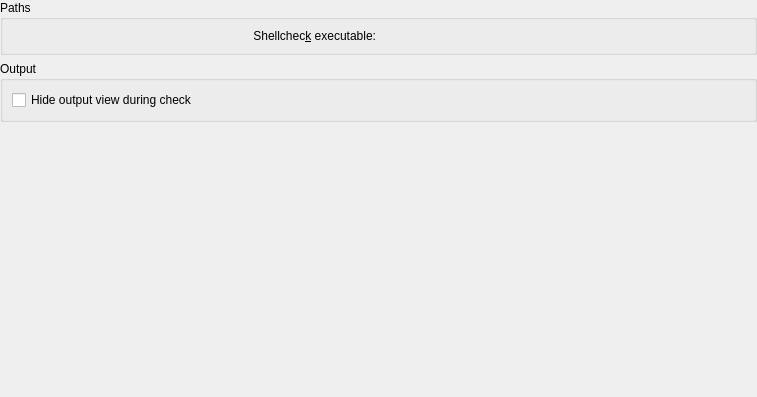
<?xml version="1.0" encoding="UTF-8"?>
<ui version="4.0">
 <class>shellcheck::GlobalConfigPage</class>
 <widget class="QWidget" name="shellcheck::GlobalConfigPage">
  <property name="geometry">
   <rect>
    <x>0</x>
    <y>0</y>
    <width>757</width>
    <height>397</height>
   </rect>
  </property>
  <layout class="QVBoxLayout" name="verticalLayout_2">
   <property name="margin">
    <number>0</number>
   </property>
   <item>
    <widget class="QGroupBox" name="pathsGroupBox">
     <property name="title">
      <string comment="@title:group">Paths</string>
     </property>
     <layout class="QHBoxLayout" name="horizontalLayout">
      <item>
       <widget class="QLabel" name="shellcheckLabel">
        <property name="text">
         <string comment="@label:chooser">Shellchec&amp;k executable:</string>
        </property>
        <property name="alignment">
         <set>Qt::AlignRight|Qt::AlignTrailing|Qt::AlignVCenter</set>
        </property>
        <property name="buddy">
         <cstring>kcfg_executablePath</cstring>
        </property>
       </widget>
      </item>
      <item>
       <widget class="KUrlRequester" name="kcfg_executablePath"/>
      </item>
     </layout>
    </widget>
   </item>
   <item>
    <widget class="QGroupBox" name="outputGroupBox">
     <property name="title">
      <string comment="@title:group">Output</string>
     </property>
     <layout class="QVBoxLayout" name="verticalLayout">
      <item>
       <widget class="QCheckBox" name="kcfg_hideOutputView">
        <property name="text">
         <string comment="@option:check">Hide output view during check</string>
        </property>
       </widget>
      </item>
     </layout>
    </widget>
   </item>
   <item>
    <spacer name="verticalSpacer">
     <property name="orientation">
      <enum>Qt::Vertical</enum>
     </property>
     <property name="sizeHint" stdset="0">
      <size>
       <width>20</width>
       <height>149</height>
      </size>
     </property>
    </spacer>
   </item>
  </layout>
 </widget>
 <customwidgets>
  <customwidget>
   <class>KUrlRequester</class>
   <extends>QWidget</extends>
   <header>KUrlRequester</header>
   <container>1</container>
  </customwidget>
 </customwidgets>
 <resources/>
 <connections/>
</ui>
